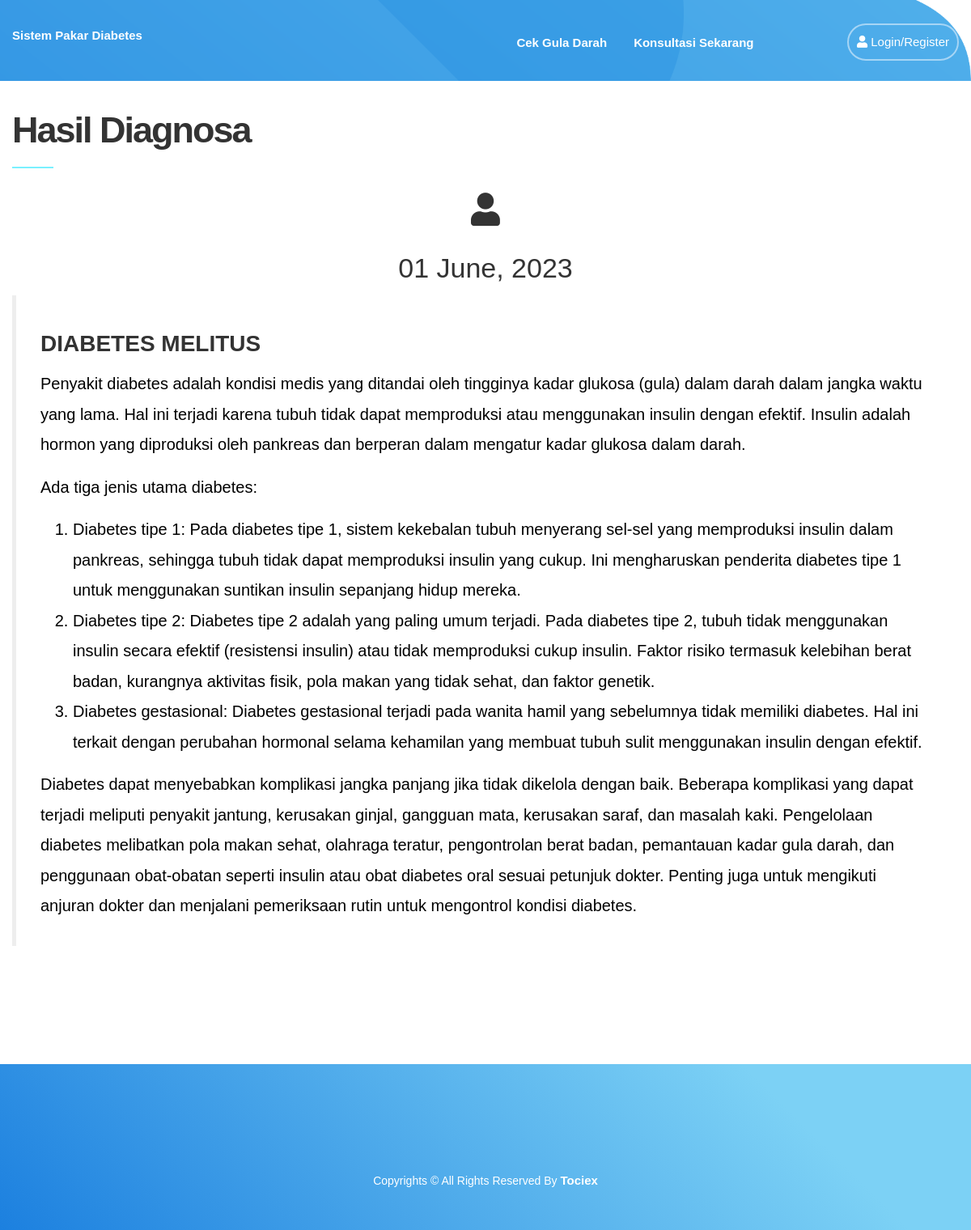
/Halaman/hasil?token=M0001, run on the app's committed database.
### tables this page shows
CREATE TABLE `tabeldiabetes` (
  `NoDiabetes` int(11) NOT NULL,
  `KodeDiabetes` varchar(6) NOT NULL,
  `NamaDiabetes` varchar(125) DEFAULT NULL,
  `Deskripsi` text,
  `solusi` text NOT NULL
);

### application/controllers/Halaman.php (called while the page is built, shortened)
<?php
class Halaman extends CI_Controller
{
	public function __construct()
	{
		$this->load->library('session');
		$this->load->helper('form');
		$this->load->library('form_validation');
		$this->load->library('upload');
		$this->load->model('LoginModel');
		$this->load->helper('url_helper');
		$this->load->helper('text');
		$this->load->helper('date');
		$this->load->library('pagination');
		$this->load->model('Konsultasi_model');
		$this->load->model('Jawaban_model');
		$this->load->model('Admin_model');
	}
	public function hasil()
	{
		$data['status'] = $status;
		$this->load->view('pages/front/header', $data);
		$this->load->view('pages/front/hasil', $data);
		$this->load->view('pages/front/footer');
	}
}

### index.php (called while the page is built, shortened)
<?php
require_once BASEPATH.'core/CodeIgniter.php';

### application/views/pages/front/hasil.php (the view, shortened to what this page needs)
<main id="main">
    <section
        style="background-image: url(<?php echo base_url(); ?>assets/medbloc/images/img01.png); background-size:cover; height:100px">
    </section>
    <section id="data" class="content-sec container">
        <div class="row">
            <div class="col-xs-12">
                <h2 class="heading2 fwbold text-capitalize">Hasil Diagnosa </h2>
                <div class="content-block fwLight wow fadeInLeft" data-wow-delay="0.4s"
                    style="visibility: visible; animation-delay: 0.4s; animation-name: fadeInLeft;">
                    <div class="box-body">
                        <center>
                            <h1><span class="fa fa-user"></span> <?php echo $this->session->userdata('username'); ?>
                            </h1>
                            <h2><?= date('d') ?> <?= date('F, Y') ?></h2>
                        </center>
                        <blockquote>
                            <?php
              $tabelminat = $this->db->query("SELECT * FROM tabeldiabetes where KodeDiabetes='$_GET[token]'")->result();
              foreach ($tabelminat as $data) {  ?>
                            <h3><b><?php echo $data->NamaDiabetes; ?> </b></h3>
                            <p><?php echo $data->Deskripsi; ?></p>
                            <?php   } ?>
                        </blockquote>
                    </div>
</main>

### assets/medbloc/css/plugins.css (style rules this page uses)
.fadeInLeft { -webkit-animation-name:fadeInLeft;animation-name:fadeInLeft }

### assets/medbloc/style.css (style rules this page uses)
.clearfix:after, #header:after, .banner-sec .caption:after, .banner-sec .btn-holder:after, .feature-sec:after, .feature-sec .tabset:after, .content-sec:after, .content-sec .content-holder:after, #footer .txt-holder:after { content: ''; display: block; clear: both; }
a, .heading2:after, .f-heading:after, .feature-sec .tabset2 a:after, .partner-sec .partner-slider img, .partner-sec .slick-prev, .partner-sec .slick-next { -webkit-transition: all 0.3s ease-in-out; -o-transition: all 0.3s ease-in-out; transition: all 0.3s ease-in-out; }
body { font-weight: 400; margin: 0; font-family: 'Montserrat', sans-serif; }
.fwLight { font-weight: 300; }
.fwbold { font-weight: 700; }
.heading2 { font-size: 45px; line-height: 50px; padding: 0 0 22px; margin: 0 0 30px; position: relative; }
.heading2:after { position: absolute; content: ""; z-index: -1; left: 0; top: auto; bottom: 0; right: auto; z-index: 0; width: 51px; height: 2px; background: #7af1ff; }
#main { overflow: hidden; }
.content-sec { position: relative; padding-top: 116px; padding-bottom: 116px; }
.content-sec:before { position: absolute; content: ""; z-index: -1; left: 0; top: 0; bottom: -530px; right: 0; background: #f3f3f3; }
.content-sec .heading2 { letter-spacing: -2px; }

### assets/medbloc/css/responsive.css (style rules this page uses)
@media (max-width: 1450px) { .content-sec { padding-top: 36px; } }

### data on the page
tabeldiabetes: NamaDiabetes "DIABETES MELITUS", Deskripsi "Penyakit diabetes adalah kondisi medis yang ditandai oleh tingginya kadar glukosa (gula) dalam darah dalam jangka waktu yang lama. Hal ini terjadi karena tubuh tidak dapat memproduksi atau menggunakan insulin dengan efektif. Insulin adalah hormon yang diproduksi oleh pankreas dan berperan dalam mengatur kadar glukosa dalam darah. Ada tiga jenis utama diabetes: Diabetes tipe 1: Pada diabetes tipe 1, sistem kekebalan tubuh menyerang sel-sel yang memproduksi insulin dalam pankreas, sehingga tubuh tidak dapat memproduksi insulin yang cukup. Ini mengharuskan penderita diabetes tipe 1 untuk menggunakan suntikan insulin sepanjang hidup mereka. Diabetes tipe 2: Diabetes tipe 2 adalah yang paling…"
